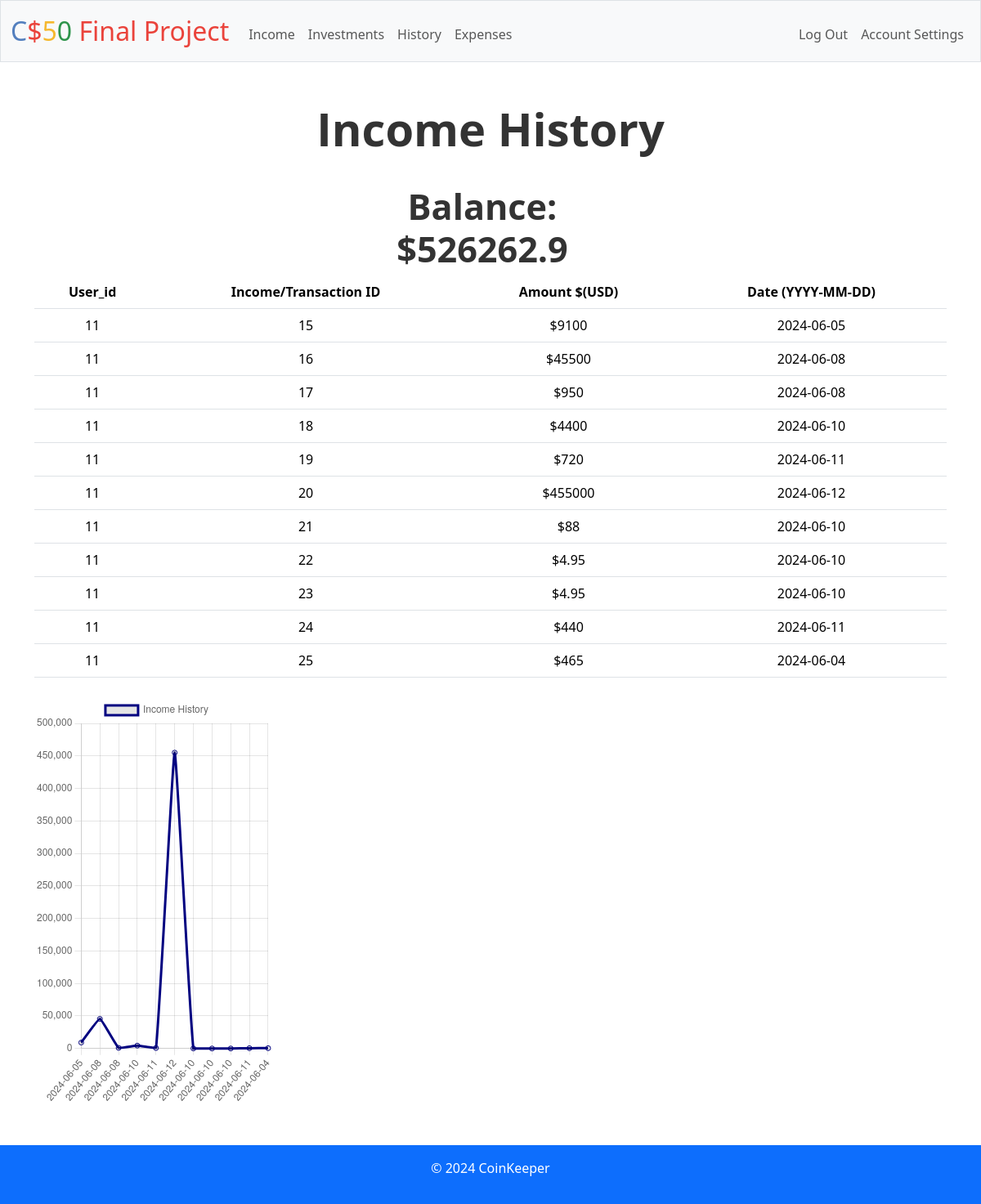
Page /income-history (signed in) on the committed database.
### tables this page shows
CREATE TABLE bank (bank_id INTEGER PRIMARY KEY AUTOINCREMENT, id INTEGER, amount DECIMAL(10, 2), FOREIGN KEY (id) REFERENCES user(id));

CREATE TABLE Income (income_id INTEGER PRIMARY KEY AUTOINCREMENT, id INTEGER, amount DECIMAL(10, 2), date DATE, FOREIGN KEY (id) REFERENCES user(id));

### app.py (the view)
@app.route("/income-history", methods=["GET", "POST"])
@login_required
def income_history():
    id = session["user_id"]
    bank = db.execute("SELECT * FROM bank WHERE id = ?", id)
    bank = bank[0]["amount"]
    rows = db.execute("SELECT * FROM Income WHERE id = ? ", id)
    if not rows:
        flash("No transaction Histoy Found", category="warning")
    length = len(rows)
    dates = [row["date"] for row in rows]
    amount = [row["amount"] for row in rows]
    return render_template("income-history.html", rows=rows, bank=bank, id=id, dates=dates, amount=amount)

### app.py (called while the page is built)
@app.after_request
def after_request(response):
    response.headers["Cache-Control"] = "no-cache, no-store, must-revalidate"
    response.headers["Expires"] = 0
    response.headers["Pragma"] = "no-cache"
    return response

### helpers.py (called while the page is built)
def login_required(f):
    @wraps(f)
    def decorated_function(*args, **kwargs):
        if session.get("user_id") is None:
            return redirect("/login")
        return f(*args, **kwargs)
    return decorated_function

### templates/income-history.html (shortened to what this page needs)
{% extends "layout.html" %}
{% block main %}
<h1 class="text-center">Income History</h1>
<div class="row justify-content-center">
    <div class="col-md-4">
        <div id="balance-container">
            <h2 id="balance">Balance: ${{ bank }}</h2>
        </div>
    </div>
</div>
<div class="row">
    <div class="col-md-12">
      <table class="table table-responsive" style="width: 100%;">
        <thead>
          <tr>
                <th>User_id</th>
                <th>Income/Transaction ID</th>
                <th>Amount $(USD)</th>
                <th>Date (YYYY-MM-DD)</th>
          </tr>
        </thead>
        <tbody>
          {% for row in rows %}
          <tr>
                <td>{{ id }}</td>
                <td>{{ row["income_id"] }}</td>
                <td>${{ row["amount"] }}</td>
                <td>{{ row["date"] }}</td>
          </tr>
          {% endfor %}
        </tbody>
      </table>
    </div>
    <div class="col-md-6 mt-2">
      <canvas id="linechart" width="auto" height="500"></canvas>
      <script>
        var ctx = document.getElementById("linechart").getContext("2d");
        var linechart = new Chart(ctx, {
          type: "line",
          data: {
            labels: {{ dates | safe }}, //x-axis list
            datasets: [
              {
                label: "Income History", //legend
                data: {{ amount | safe }}, // y-axis values
                fill: false,
                borderColor: "rgb(0, 0, 128)", //color of groph
                lineTension: 0.1  //line thickness
              }
            ]
          },
          options: {
            responsive: false
          }
        });
      </script>
</div>
<footer class="bg-primary text-white py-3 fixed-bottom">
    <div class="container text-center">
        <p>&copy; 2024 CoinKeeper</p>
    </div>
</footer>
{% endblock %}

### templates/layout.html (shortened to what this page needs)
<!DOCTYPE html>
<html lang="en">
    <head>
        <link href="https://cdn.jsdelivr.net/npm/bootstrap@5.3.2/dist/css/bootstrap.min.css" rel="stylesheet">
        <link href="/static/styles.css" rel="stylesheet">
        <link rel="stylesheet" href="/static/style.css">
    </head>
    <body>
        <nav class="bg-light border navbar navbar-expand-md navbar-light">
            <div class="container-fluid">
                <a class="navbar-brand" href="/"><span class="blue">C</span><span class="red">$</span><span class="yellow">5</span><span class="green">0</span> <span class="red">Final Project</span></a>
                <div class="collapse navbar-collapse" id="navbar">
                    {% if session["user_id"] %}
                        <ul class="navbar-nav me-auto mt-2">
                            <li class="nav-item"><a class="nav-link" href="/income-before">Income</a></li>
                            <li class="nav-item"><a class="nav-link" href="/inv">Investments</a></li>
                            <li class="nav-item"><a class="nav-link" href="/history">History</a></li>
                            <li class="nav-item"><a class="nav-link" href="/expense">Expenses</a></li>
                        </ul>
                        <ul class="navbar-nav ms-auto mt-2">
                            <li class="nav-item"><a class="nav-link" href="/logout">Log Out</a></li>
                            <li class="nav-item"><a class= "nav-link" href="/user-settings">Account Settings</a></li>
                        </ul>
                    {% else %}
                        <ul class="navbar-nav ms-auto mt-2">
                            <li class="nav-item"><a class="nav-link" href="/register">Register</a></li>
                            <li class="nav-item"><a class="nav-link" href="/login">Log In</a></li>
                        </ul>
                    {% endif %}
                </div>
            </div>
        </nav>
        <main class="container py-5 text-center">
            {% block main %}{% endblock %}
        </main>
        <footer class="mb-5">
            <form action="https://validator.w3.org/check" class="text-center" enctype="multipart/form-data" method="post" target="_blank">
            </form>
        </footer>
    </body>
</html>

### static/styles.css (style rules this page uses)
nav .navbar-brand { font-size: xx-large; }
nav .navbar-brand .blue { color: #537fbe; }
nav .navbar-brand .red { color: #ea433b; }
nav .navbar-brand .yellow { color: #f5b82e; }
nav .navbar-brand .green { color: #2e944b; }
#balance-container { position: relative ; top: 10px; right: 10px; font-size: 1.5em; font-weight: bold; color: #333; }
#balance { font-size: 1.8em; margin-top: 10px; }

### static/style.css (style rules this page uses)
h1, h2, h3, h4, h5, h6 { font-family: 'Open Sans', sans-serif; font-weight: bold; color: #333; text-align: center; margin-bottom: 1rem; }
h1 { font-size: 3.5rem; }
h2 { font-size: 2.5rem; }

### rows in the picture
bank: amount "526262.9"
Income: id "11", income_id "15", amount "9100", date "2024-06-05"
Income: id "11", income_id "16", amount "45500", date "2024-06-08"
Income: id "11", income_id "17", amount "950", date "2024-06-08"
Income: id "11", income_id "18", amount "4400", date "2024-06-10"
Income: id "11", income_id "19", amount "720", date "2024-06-11"
Income: id "11", income_id "20", amount "455000", date "2024-06-12"
Income: id "11", income_id "21", amount "88", date "2024-06-10"
Income: id "11", income_id "22", amount "4.95", date "2024-06-10"
Income: id "11", income_id "23", amount "4.95", date "2024-06-10"
Income: id "11", income_id "24", amount "440", date "2024-06-11"
Income: id "11", income_id "25", amount "465", date "2024-06-04"

### other values in the picture
chart data {{ dates | safe }} ['2024-06-05', '2024-06-08', '2024-06-08', '2024-06-10', '2024-06-11', '2024-06-12', '2024-06-10', '2024-06-10', '2024-06-10', '2024-06-11', '2024-06-04']
chart data {{ amount | safe }} [9100, 45500, 950, 4400, 720, 455000, 88, 4.95, 4.95, 440, 465]
